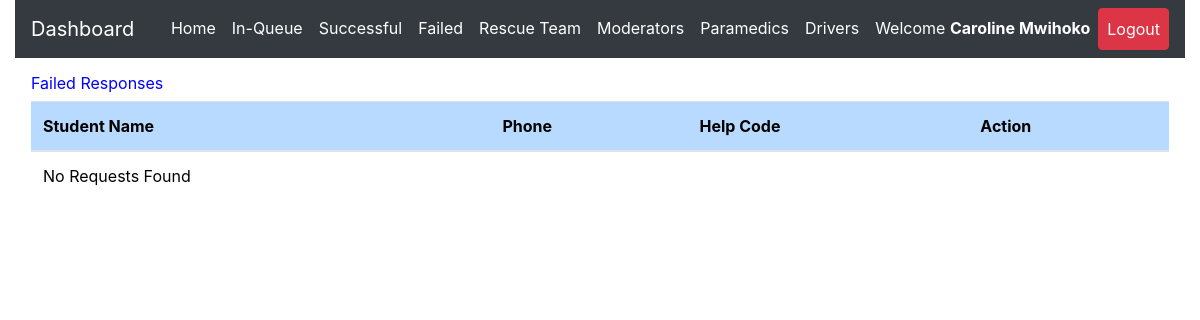
Before: /admin/failed.php (signed in) with the older database file.
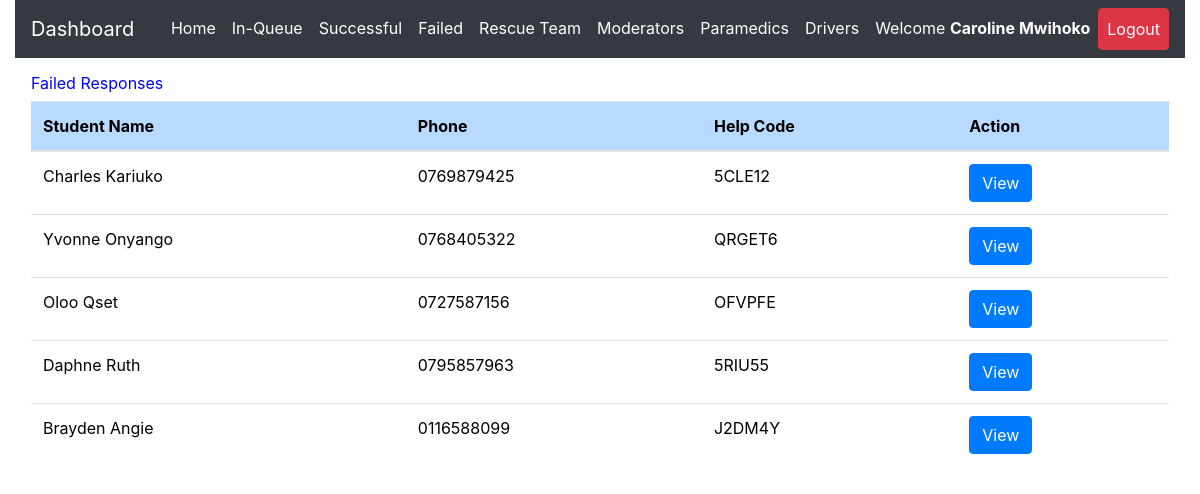
After: the same page with the newer database file.
### tables this page shows
CREATE TABLE `request_status` (
  `id` int(20) NOT NULL,
  `helpID` varchar(50) NOT NULL,
  `ip_address` varchar(100) NOT NULL,
  `request_latitude` varchar(50) NOT NULL,
  `request_longitude` varchar(50) NOT NULL,
  `status` varchar(50) DEFAULT 'Pending',
  `admNo` varchar(255) NOT NULL,
  `timestamp` datetime NOT NULL DEFAULT CURRENT_TIMESTAMP
);

CREATE TABLE `student_details` (
  `id` int(20) NOT NULL,
  `regNum` varchar(255) NOT NULL,
  `firstname` varchar(255) NOT NULL,
  `lastname` varchar(255) NOT NULL,
  `emailaddress` varchar(255) NOT NULL,
  `phonenumber` varchar(15) NOT NULL,
  `password` varchar(255) NOT NULL,
  `date` datetime NOT NULL DEFAULT CURRENT_TIMESTAMP
);

### admin/failed.php (the view, shortened to what this page needs)
<?php
include 'server.php';
?>
<!DOCTYPE html>
<html lang="en">
<?php include './includes/header.php'; ?>
  <body>
    <?php include './includes/navbar.php'; ?>
  <div class="row m-3">
    <div class="col-md-12">
<div class="table-responsive-lg">
    <table class="table" style='color:black; font-weight:normal'>
        <thead>
          <h6  style='color:blue; font-weight:normal'>
         Failed Responses </h6>
            <tr >
              <th scope="col" class="table-primary">Student Name</th>
              <th scope="col" class="table-primary">Phone</th>
              <th scope="col" class="table-primary">Help Code</th>
              <th scope="col" class="table-primary">Action</th>
            </tr>
          </thead>
          <tbody>
    <?php
    if($_SESSION['admin_id']){
        $data_fetch_query = "SELECT request_status.id, request_status.helpID,request_status.status,
        request_status.admNo,request_status.timestamp,student_details.regNum,student_details.regNum,
        student_details.firstname,student_details.lastname,student_details.phonenumber
        FROM request_status
        INNER JOIN student_details ON request_status.admNo = student_details.regNum  WHERE request_status.status ='Failed' order by request_status.timestamp DESC;";
        $data_result = mysqli_query($db, $data_fetch_query);
        if ($data_result->num_rows > 0){
            while($row = $data_result->fetch_assoc()) {
            $help_code=$row["helpID"];
        echo "<tr> <td>" .$row["firstname"]. " ".$row["lastname"]. "</td>";
        echo "<td>" .$row["phonenumber"]."</td>";
        echo "<td>" .$row["helpID"]."</td>";
        echo "<td>
        <form method ='POST' action='server.php'>
        <input  type='text' hidden name='help_code' value='$help_code'>
        <input type='submit' value='View' name='view-requests-being-attended-btn' class='btn btn-primary'>
        </form>
        </td> </tr>";
        }
        }else{
        echo "<td>"."No Requests Found"."</td>";
        }
        } else{
            echo "<td>"."No Data Found"."</td>";
        }
?>
          </tbody>
    </table>
  </div>
  </div>
</div>
  </body>
</html>

Changed rows visible on the page:
now on this page (row edited): request_status: admNo.firstname "Charles", admNo.lastname "Kariuko", admNo.phonenumber "0769879425", helpID "5CLE12"
now on this page (row edited): request_status: admNo.firstname "Yvonne", admNo.lastname "Onyango", admNo.phonenumber "0768405322", helpID "QRGET6"
now on this page (row edited): request_status: admNo.firstname "Oloo", admNo.lastname "Qset", admNo.phonenumber "0727587156", helpID "OFVPFE"
now on this page (row edited): request_status: admNo.firstname "Daphne", admNo.lastname "Ruth", admNo.phonenumber "0795857963", helpID "5RIU55"
now on this page (row edited): request_status: admNo.firstname "Brayden", admNo.lastname "Angie", admNo.phonenumber "0116588099", helpID "J2DM4Y"
Other visible differences:
text no longer shown: "No Requests Found"
